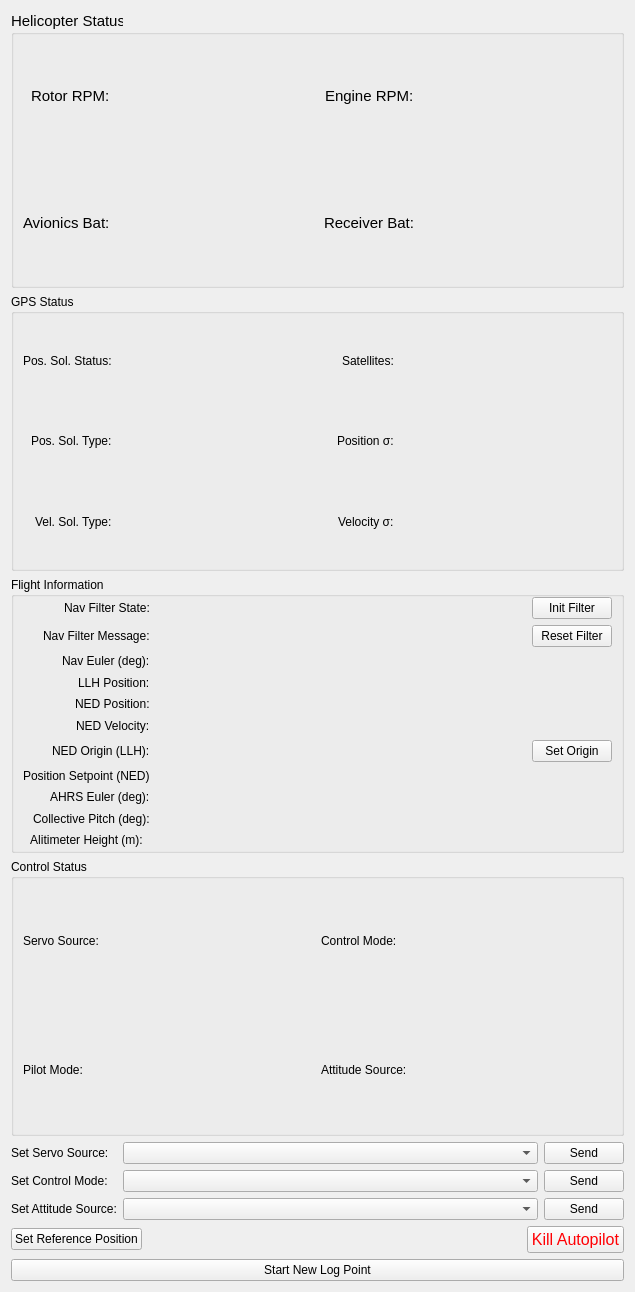
<?xml version="1.0" encoding="UTF-8"?>
<ui version="4.0">
 <class>UAlbertaControlWidget</class>
 <widget class="QWidget" name="UAlbertaControlWidget">
  <property name="geometry">
   <rect>
    <x>0</x>
    <y>0</y>
    <width>635</width>
    <height>1292</height>
   </rect>
  </property>
  <property name="windowTitle">
   <string>Form</string>
  </property>
  <layout class="QVBoxLayout" name="verticalLayout_2">
   <item>
    <layout class="QVBoxLayout" name="verticalLayout_5">
     <property name="spacing">
      <number>6</number>
     </property>
     <property name="topMargin">
      <number>0</number>
     </property>
     <item>
      <widget class="QGroupBox" name="groupBox">
       <property name="enabled">
        <bool>true</bool>
       </property>
       <property name="font">
        <font>
         <pointsize>11</pointsize>
        </font>
       </property>
       <property name="title">
        <string>Helicopter Status</string>
       </property>
       <layout class="QHBoxLayout" name="horizontalLayout_4">
        <property name="sizeConstraint">
         <enum>QLayout::SetDefaultConstraint</enum>
        </property>
        <property name="topMargin">
         <number>0</number>
        </property>
        <property name="rightMargin">
         <number>0</number>
        </property>
        <property name="bottomMargin">
         <number>2</number>
        </property>
        <item>
         <layout class="QGridLayout" name="gridLayout_6" columnstretch="0,0,0,0">
          <item row="0" column="0" alignment="Qt::AlignRight">
           <widget class="QLabel" name="label_8">
            <property name="text">
             <string>Rotor RPM:</string>
            </property>
           </widget>
          </item>
          <item row="0" column="1">
           <widget class="QLabel" name="rotor_rpm_label">
            <property name="text">
             <string/>
            </property>
           </widget>
          </item>
          <item row="0" column="3">
           <widget class="QLabel" name="engine_rpm_label">
            <property name="text">
             <string/>
            </property>
           </widget>
          </item>
          <item row="0" column="2" alignment="Qt::AlignRight">
           <widget class="QLabel" name="label_18">
            <property name="text">
             <string>Engine RPM:</string>
            </property>
           </widget>
          </item>
          <item row="1" column="3">
           <widget class="QLabel" name="receiver_bat_label">
            <property name="text">
             <string/>
            </property>
           </widget>
          </item>
          <item row="1" column="1">
           <widget class="QLabel" name="avionics_bat_label">
            <property name="text">
             <string/>
            </property>
           </widget>
          </item>
          <item row="1" column="2" alignment="Qt::AlignRight">
           <widget class="QLabel" name="label_20">
            <property name="toolTip">
             <string>Receiver battery status</string>
            </property>
            <property name="text">
             <string>Receiver Bat:</string>
            </property>
           </widget>
          </item>
          <item row="1" column="0">
           <widget class="QLabel" name="label_15">
            <property name="toolTip">
             <string>Avionics battery level</string>
            </property>
            <property name="text">
             <string>Avionics Bat:</string>
            </property>
           </widget>
          </item>
          <item row="5" column="1">
           <spacer name="horizontalSpacer">
            <property name="orientation">
             <enum>Qt::Horizontal</enum>
            </property>
            <property name="sizeHint" stdset="0">
             <size>
              <width>40</width>
              <height>0</height>
             </size>
            </property>
           </spacer>
          </item>
          <item row="5" column="3">
           <spacer name="horizontalSpacer_2">
            <property name="orientation">
             <enum>Qt::Horizontal</enum>
            </property>
            <property name="sizeHint" stdset="0">
             <size>
              <width>40</width>
              <height>0</height>
             </size>
            </property>
           </spacer>
          </item>
         </layout>
        </item>
       </layout>
      </widget>
     </item>
     <item>
      <widget class="QGroupBox" name="horizontalGroupBox">
       <property name="title">
        <string>GPS Status</string>
       </property>
       <layout class="QHBoxLayout" name="horizontalLayout_3">
        <item>
         <layout class="QGridLayout" name="gridLayout_11">
          <item row="1" column="2" alignment="Qt::AlignRight">
           <widget class="QLabel" name="label_23">
            <property name="toolTip">
             <string>Position Standard Deviation</string>
            </property>
            <property name="text">
             <string>Position σ:</string>
            </property>
           </widget>
          </item>
          <item row="0" column="0">
           <widget class="QLabel" name="label_22">
            <property name="sizePolicy">
             <sizepolicy hsizetype="Fixed" vsizetype="Preferred">
              <horstretch>0</horstretch>
              <verstretch>0</verstretch>
             </sizepolicy>
            </property>
            <property name="text">
             <string>Pos. Sol. Status:</string>
            </property>
           </widget>
          </item>
          <item row="1" column="0" alignment="Qt::AlignRight">
           <widget class="QLabel" name="label_25">
            <property name="toolTip">
             <string>Position solution type</string>
            </property>
            <property name="text">
             <string>Pos. Sol. Type:</string>
            </property>
           </widget>
          </item>
          <item row="2" column="0" alignment="Qt::AlignRight">
           <widget class="QLabel" name="label_30">
            <property name="toolTip">
             <string>Velocity Solution Type</string>
            </property>
            <property name="text">
             <string>Vel. Sol. Type:</string>
            </property>
           </widget>
          </item>
          <item row="1" column="1">
           <widget class="QLabel" name="pos_sol_type_label">
            <property name="sizePolicy">
             <sizepolicy hsizetype="Minimum" vsizetype="Preferred">
              <horstretch>0</horstretch>
              <verstretch>0</verstretch>
             </sizepolicy>
            </property>
            <property name="minimumSize">
             <size>
              <width>0</width>
              <height>0</height>
             </size>
            </property>
            <property name="text">
             <string/>
            </property>
           </widget>
          </item>
          <item row="0" column="3">
           <widget class="QLabel" name="satellites_label">
            <property name="text">
             <string/>
            </property>
           </widget>
          </item>
          <item row="2" column="1">
           <widget class="QLabel" name="vel_sol_type_label">
            <property name="minimumSize">
             <size>
              <width>0</width>
              <height>0</height>
             </size>
            </property>
            <property name="text">
             <string/>
            </property>
           </widget>
          </item>
          <item row="0" column="1">
           <widget class="QLabel" name="pos_sol_status_label">
            <property name="enabled">
             <bool>true</bool>
            </property>
            <property name="sizePolicy">
             <sizepolicy hsizetype="Fixed" vsizetype="Preferred">
              <horstretch>0</horstretch>
              <verstretch>0</verstretch>
             </sizepolicy>
            </property>
            <property name="minimumSize">
             <size>
              <width>30</width>
              <height>0</height>
             </size>
            </property>
            <property name="maximumSize">
             <size>
              <width>16777215</width>
              <height>16777215</height>
             </size>
            </property>
            <property name="sizeIncrement">
             <size>
              <width>0</width>
              <height>0</height>
             </size>
            </property>
            <property name="baseSize">
             <size>
              <width>0</width>
              <height>0</height>
             </size>
            </property>
            <property name="text">
             <string/>
            </property>
           </widget>
          </item>
          <item row="2" column="2" alignment="Qt::AlignRight">
           <widget class="QLabel" name="label_31">
            <property name="toolTip">
             <string>Velocity Standard Deviation</string>
            </property>
            <property name="text">
             <string>Velocity σ:</string>
            </property>
           </widget>
          </item>
          <item row="2" column="3">
           <widget class="QLabel" name="vel_std_label">
            <property name="text">
             <string/>
            </property>
           </widget>
          </item>
          <item row="1" column="3">
           <widget class="QLabel" name="pos_std_label">
            <property name="text">
             <string/>
            </property>
           </widget>
          </item>
          <item row="0" column="2" alignment="Qt::AlignRight">
           <widget class="QLabel" name="label_32">
            <property name="sizePolicy">
             <sizepolicy hsizetype="Fixed" vsizetype="Preferred">
              <horstretch>0</horstretch>
              <verstretch>0</verstretch>
             </sizepolicy>
            </property>
            <property name="toolTip">
             <string>The number of satellites that make up this solution</string>
            </property>
            <property name="text">
             <string>Satellites:</string>
            </property>
           </widget>
          </item>
          <item row="3" column="1">
           <spacer name="horizontalSpacer_10">
            <property name="orientation">
             <enum>Qt::Horizontal</enum>
            </property>
            <property name="sizeHint" stdset="0">
             <size>
              <width>40</width>
              <height>0</height>
             </size>
            </property>
           </spacer>
          </item>
          <item row="3" column="3">
           <spacer name="horizontalSpacer_11">
            <property name="orientation">
             <enum>Qt::Horizontal</enum>
            </property>
            <property name="sizeHint" stdset="0">
             <size>
              <width>40</width>
              <height>0</height>
             </size>
            </property>
           </spacer>
          </item>
         </layout>
        </item>
       </layout>
      </widget>
     </item>
     <item>
      <widget class="QGroupBox" name="groupBox_5">
       <property name="title">
        <string>Flight Information</string>
       </property>
       <layout class="QVBoxLayout" name="verticalLayout_3">
        <property name="topMargin">
         <number>0</number>
        </property>
        <property name="bottomMargin">
         <number>2</number>
        </property>
        <item>
         <layout class="QGridLayout" name="gridLayout_3" columnstretch="0,1,0">
          <item row="4" column="1">
           <widget class="QLabel" name="nav_euler_label">
            <property name="text">
             <string/>
            </property>
           </widget>
          </item>
          <item row="3" column="0" alignment="Qt::AlignRight">
           <widget class="QLabel" name="label_13">
            <property name="text">
             <string>Nav Filter Message:</string>
            </property>
           </widget>
          </item>
          <item row="11" column="1">
           <widget class="QLabel" name="collective_pitch_label">
            <property name="text">
             <string/>
            </property>
           </widget>
          </item>
          <item row="3" column="1">
           <widget class="QLabel" name="gx3_message_label">
            <property name="text">
             <string/>
            </property>
           </widget>
          </item>
          <item row="10" column="0" alignment="Qt::AlignRight">
           <widget class="QLabel" name="label_4">
            <property name="text">
             <string>AHRS Euler (deg):</string>
            </property>
           </widget>
          </item>
          <item row="9" column="1">
           <widget class="QLabel" name="position_reference_label">
            <property name="text">
             <string/>
            </property>
           </widget>
          </item>
          <item row="2" column="1">
           <widget class="QLabel" name="gx3_state_label">
            <property name="text">
             <string/>
            </property>
           </widget>
          </item>
          <item row="2" column="0" alignment="Qt::AlignRight">
           <widget class="QLabel" name="label_3">
            <property name="layoutDirection">
             <enum>Qt::LeftToRight</enum>
            </property>
            <property name="styleSheet">
             <string notr="true">text-align:right;</string>
            </property>
            <property name="text">
             <string>Nav Filter State:</string>
            </property>
           </widget>
          </item>
          <item row="8" column="1">
           <widget class="QLabel" name="ned_origin_label">
            <property name="text">
             <string/>
            </property>
           </widget>
          </item>
          <item row="8" column="0" alignment="Qt::AlignRight">
           <widget class="QLabel" name="label_11">
            <property name="text">
             <string>NED Origin (LLH):</string>
            </property>
           </widget>
          </item>
          <item row="7" column="1">
           <widget class="QLabel" name="ned_velocity_label">
            <property name="text">
             <string/>
            </property>
           </widget>
          </item>
          <item row="4" column="0" alignment="Qt::AlignRight">
           <widget class="QLabel" name="label_14">
            <property name="text">
             <string>Nav Euler (deg):</string>
            </property>
           </widget>
          </item>
          <item row="5" column="1">
           <widget class="QLabel" name="llh_position_label">
            <property name="text">
             <string/>
            </property>
           </widget>
          </item>
          <item row="5" column="0" alignment="Qt::AlignRight">
           <widget class="QLabel" name="label_7">
            <property name="text">
             <string>LLH Position:</string>
            </property>
           </widget>
          </item>
          <item row="9" column="0" alignment="Qt::AlignRight">
           <widget class="QLabel" name="label_19">
            <property name="text">
             <string>Position Setpoint (NED)</string>
            </property>
           </widget>
          </item>
          <item row="8" column="2">
           <widget class="QPushButton" name="ned_origin_button">
            <property name="text">
             <string>Set Origin</string>
            </property>
           </widget>
          </item>
          <item row="10" column="1">
           <widget class="QLabel" name="ahrs_euler_label">
            <property name="text">
             <string/>
            </property>
           </widget>
          </item>
          <item row="11" column="0" alignment="Qt::AlignRight">
           <widget class="QLabel" name="label_28">
            <property name="text">
             <string>Collective Pitch (deg):</string>
            </property>
           </widget>
          </item>
          <item row="7" column="0" alignment="Qt::AlignRight">
           <widget class="QLabel" name="label_10">
            <property name="text">
             <string>NED Velocity:</string>
            </property>
           </widget>
          </item>
          <item row="6" column="1">
           <widget class="QLabel" name="ned_position_label">
            <property name="text">
             <string/>
            </property>
           </widget>
          </item>
          <item row="6" column="0" alignment="Qt::AlignRight">
           <widget class="QLabel" name="label_9">
            <property name="text">
             <string>NED Position:</string>
            </property>
           </widget>
          </item>
          <item row="12" column="0">
           <widget class="QLabel" name="label_21">
            <property name="text">
             <string>Alitimeter Height (m):</string>
            </property>
            <property name="alignment">
             <set>Qt::AlignCenter</set>
            </property>
           </widget>
          </item>
          <item row="12" column="1">
           <widget class="QLabel" name="altimeter_height_label">
            <property name="text">
             <string/>
            </property>
           </widget>
          </item>
          <item row="2" column="2">
           <widget class="QPushButton" name="set_attitude_button">
            <property name="text">
             <string>Init Filter</string>
            </property>
           </widget>
          </item>
          <item row="3" column="2">
           <widget class="QPushButton" name="reset_filter_button">
            <property name="text">
             <string>Reset Filter</string>
            </property>
           </widget>
          </item>
         </layout>
        </item>
       </layout>
      </widget>
     </item>
     <item>
      <widget class="QGroupBox" name="groupBox_3">
       <property name="title">
        <string>Control Status</string>
       </property>
       <layout class="QHBoxLayout" name="horizontalLayout_7">
        <property name="topMargin">
         <number>0</number>
        </property>
        <property name="bottomMargin">
         <number>2</number>
        </property>
        <item>
         <layout class="QGridLayout" name="gridLayout">
          <item row="0" column="0">
           <widget class="QLabel" name="label">
            <property name="text">
             <string>Servo Source:</string>
            </property>
           </widget>
          </item>
          <item row="0" column="1">
           <widget class="QLabel" name="servo_source_label">
            <property name="text">
             <string/>
            </property>
           </widget>
          </item>
          <item row="2" column="0">
           <widget class="QLabel" name="label_12">
            <property name="text">
             <string>Pilot Mode:</string>
            </property>
           </widget>
          </item>
          <item row="2" column="1">
           <widget class="QLabel" name="pilot_mode_label">
            <property name="text">
             <string/>
            </property>
           </widget>
          </item>
          <item row="0" column="2">
           <widget class="QLabel" name="label_2">
            <property name="text">
             <string>Control Mode:</string>
            </property>
           </widget>
          </item>
          <item row="0" column="3">
           <widget class="QLabel" name="control_mode_label">
            <property name="text">
             <string/>
            </property>
           </widget>
          </item>
          <item row="2" column="2">
           <widget class="QLabel" name="label_17">
            <property name="text">
             <string>Attitude Source:</string>
            </property>
           </widget>
          </item>
          <item row="2" column="3">
           <widget class="QLabel" name="attitude_source_label">
            <property name="text">
             <string/>
            </property>
           </widget>
          </item>
         </layout>
        </item>
       </layout>
      </widget>
     </item>
     <item>
      <layout class="QGridLayout" name="gridLayout_10">
       <item row="0" column="1">
        <layout class="QGridLayout" name="gridLayout_2" columnstretch="0,1">
         <item row="0" column="1">
          <widget class="QComboBox" name="servo_source_box"/>
         </item>
        </layout>
       </item>
       <item row="0" column="0">
        <widget class="QLabel" name="label_5">
         <property name="text">
          <string>Set Servo Source:</string>
         </property>
        </widget>
       </item>
       <item row="1" column="0">
        <widget class="QLabel" name="label_6">
         <property name="text">
          <string>Set Control Mode:</string>
         </property>
        </widget>
       </item>
       <item row="2" column="0">
        <widget class="QLabel" name="label_16">
         <property name="text">
          <string>Set Attitude Source:</string>
         </property>
        </widget>
       </item>
       <item row="0" column="2">
        <widget class="QPushButton" name="servo_source_button">
         <property name="text">
          <string>Send</string>
         </property>
        </widget>
       </item>
       <item row="1" column="2">
        <widget class="QPushButton" name="control_mode_button">
         <property name="text">
          <string>Send</string>
         </property>
        </widget>
       </item>
       <item row="2" column="2">
        <widget class="QPushButton" name="attitude_source_button">
         <property name="text">
          <string>Send</string>
         </property>
        </widget>
       </item>
       <item row="2" column="1">
        <widget class="QComboBox" name="attitude_source_box"/>
       </item>
       <item row="1" column="1">
        <widget class="QComboBox" name="control_mode_box"/>
       </item>
      </layout>
     </item>
     <item>
      <layout class="QHBoxLayout" name="horizontalLayout">
       <item>
        <widget class="QPushButton" name="setRefPos">
         <property name="focusPolicy">
          <enum>Qt::WheelFocus</enum>
         </property>
         <property name="text">
          <string>Set Reference Position</string>
         </property>
        </widget>
       </item>
       <item>
        <spacer name="horizontalSpacer_3">
         <property name="orientation">
          <enum>Qt::Horizontal</enum>
         </property>
         <property name="sizeHint" stdset="0">
          <size>
           <width>40</width>
           <height>20</height>
          </size>
         </property>
        </spacer>
       </item>
       <item alignment="Qt::AlignHCenter">
        <widget class="QPushButton" name="shutdown_button">
         <property name="font">
          <font>
           <pointsize>12</pointsize>
           <weight>50</weight>
           <italic>false</italic>
           <bold>false</bold>
          </font>
         </property>
         <property name="styleSheet">
          <string notr="true">color:rgb(255, 0, 4)</string>
         </property>
         <property name="text">
          <string>Kill Autopilot</string>
         </property>
         <property name="icon">
          <iconset resource="../../../qgroundcontrol.qrc">
           <normaloff>:/images/actions/process-stop.svg</normaloff>:/images/actions/process-stop.svg</iconset>
         </property>
         <property name="flat">
          <bool>false</bool>
         </property>
        </widget>
       </item>
      </layout>
     </item>
    </layout>
   </item>
   <item>
    <layout class="QVBoxLayout" name="verticalLayout">
     <item>
      <widget class="QPushButton" name="new_log_point_button">
       <property name="text">
        <string>Start New Log Point</string>
       </property>
      </widget>
     </item>
    </layout>
   </item>
  </layout>
 </widget>
 <resources>
  <include location="../../../qgroundcontrol.qrc"/>
 </resources>
 <connections/>
</ui>
